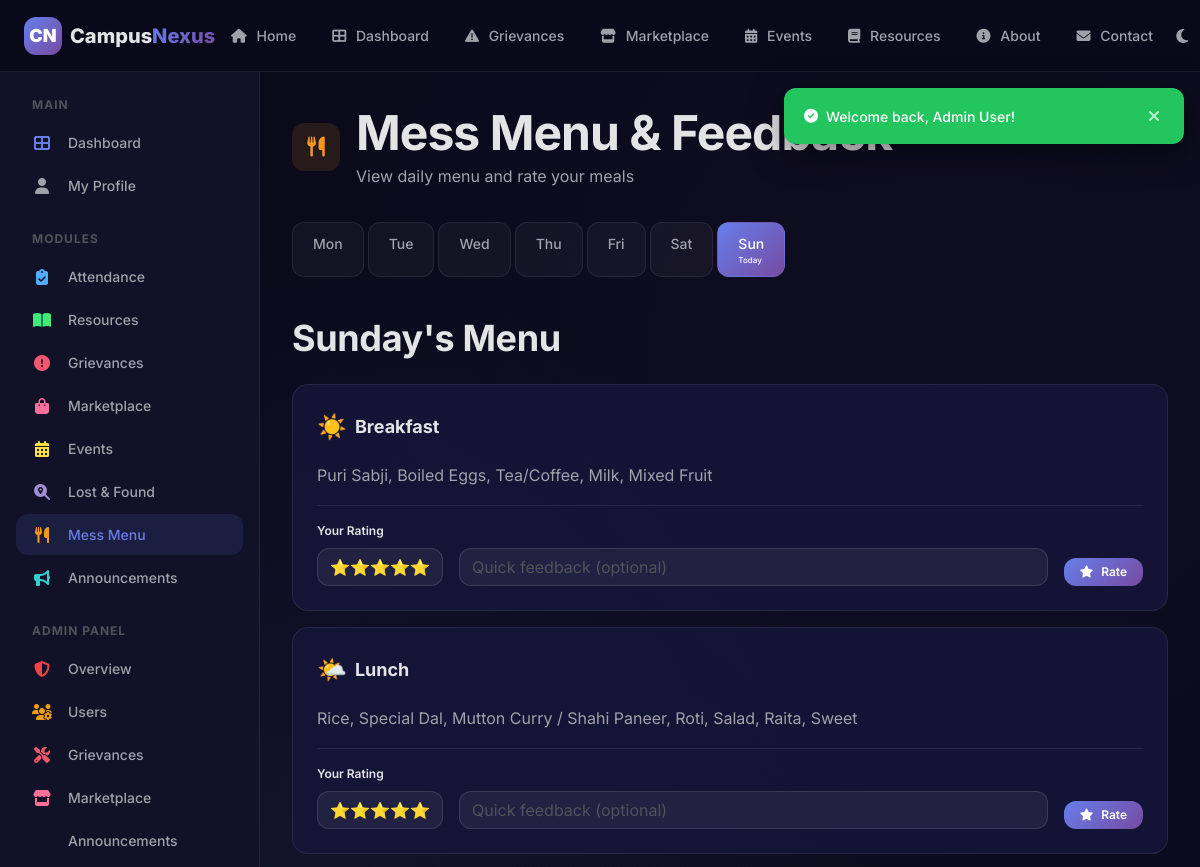
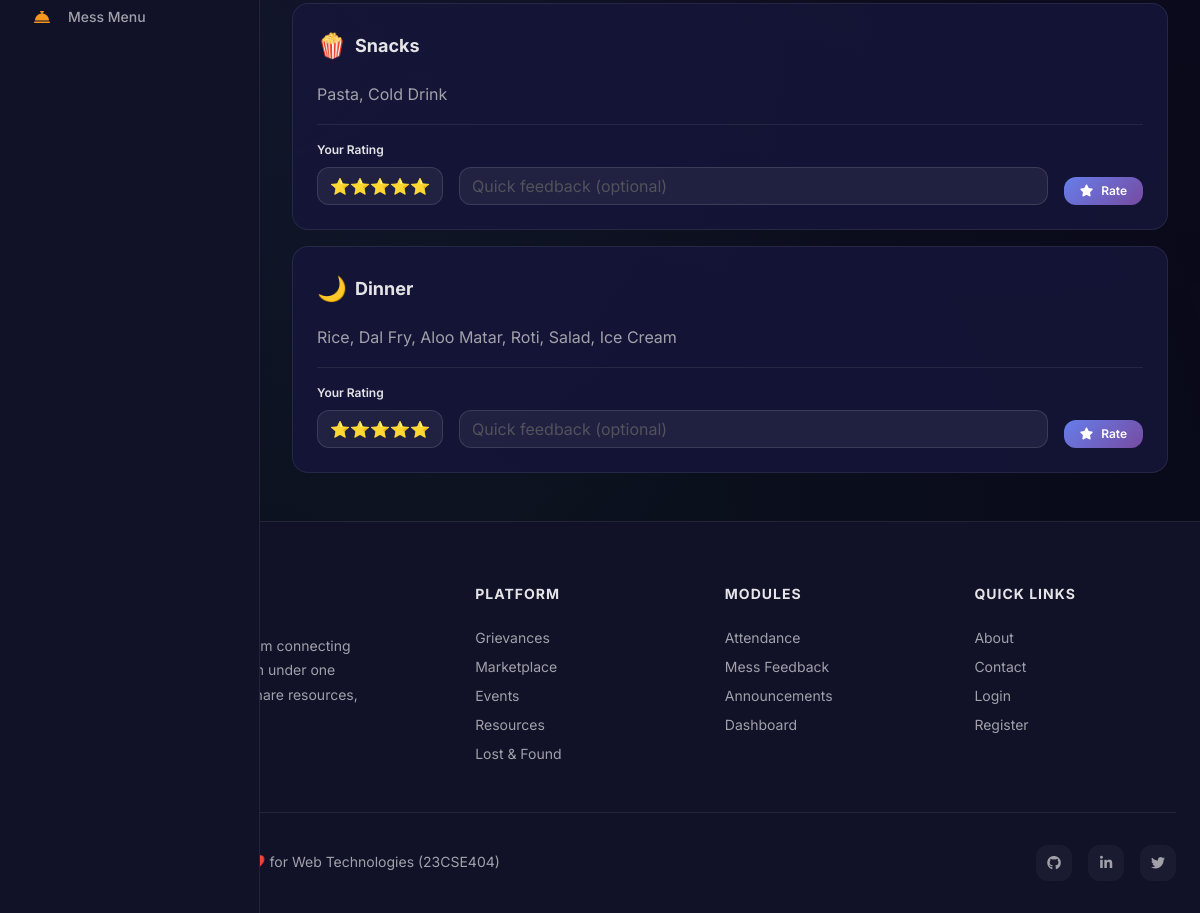
Page /modules/mess.php (signed in) on the committed database (2 pictures, top to bottom).
### tables this page shows
CREATE TABLE mess_menu (
    id INT AUTO_INCREMENT PRIMARY KEY,
    day ENUM('monday', 'tuesday', 'wednesday', 'thursday', 'friday', 'saturday', 'sunday') NOT NULL,
    meal ENUM('breakfast', 'lunch', 'snacks', 'dinner') NOT NULL,
    items TEXT NOT NULL,
    admin_id INT DEFAULT NULL,
    updated_at DATETIME NOT NULL DEFAULT CURRENT_TIMESTAMP ON UPDATE CURRENT_TIMESTAMP,
    FOREIGN KEY (admin_id) REFERENCES users(id) ON DELETE SET NULL,
    UNIQUE KEY unique_menu (day, meal)
);

### modules/mess.php (the view, shortened to what this page needs)
<?php
require_once __DIR__ . '/../includes/header.php';
$db = getDB();
$days = ['monday','tuesday','wednesday','thursday','friday','saturday','sunday'];
$dayNames = ['Monday','Tuesday','Wednesday','Thursday','Friday','Saturday','Sunday'];
$currentDay = strtolower(date('l'));
$selectedDay = $_GET['day'] ?? $currentDay;
$mealIcons = ['breakfast'=>'☀️','lunch'=>'🌤️','snacks'=>'🍿','dinner'=>'🌙'];
$menu = $db->prepare("SELECT * FROM mess_menu WHERE day = ? ORDER BY FIELD(meal,'breakfast','lunch','snacks','dinner')");
$menu->execute([$selectedDay]);
$menu = $menu->fetchAll();
$myRatings = [];
?>
<?php require_once __DIR__ . '/../includes/sidebar.php'; ?>
<div class="page-content with-sidebar">
    <div class="module-page-header">
        <div class="module-icon" style="background:rgba(247,151,30,0.12);color:var(--clr-mess);"><i class="fas fa-utensils"></i></div>
        <div><h1>Mess Menu & Feedback</h1><p>View daily menu and rate your meals</p></div>
    </div>
    <div class="mess-day-tabs">
        <?php foreach ($days as $i => $d): ?>
        <a href="mess.php?day=<?= $d ?>" class="mess-day-tab <?= $selectedDay === $d ? 'active' : '' ?>" style="text-decoration:none;">
            <?= substr($dayNames[$i], 0, 3) ?>
            <?php if ($d === $currentDay): ?><span style="font-size:8px;display:block;">Today</span><?php endif; ?>
        </a>
        <?php endforeach; ?>
    </div>
    <h2 style="margin-bottom:var(--space-lg);"><?= ucfirst($selectedDay) ?>'s Menu</h2>
    <?php if (empty($menu)): ?>
    <div class="empty-state"><i class="fas fa-utensils"></i><h3>No menu available</h3><p><?= isAdmin() ? 'Add menu items from the admin panel.' : 'Menu not yet updated for this day.' ?></p></div>
    <?php else: ?>
    <?php foreach ($menu as $m): ?>
    <div class="meal-card">
        <div class="meal-card-header">
            <div class="meal-type">
                <span style="font-size:24px;"><?= $mealIcons[$m['meal']] ?? '🍽️' ?></span>
                <span><?= ucfirst($m['meal']) ?></span>
            </div>
        </div>
        <div class="meal-items"><?= htmlspecialchars($m['items']) ?></div>
        <?php if ($selectedDay === $currentDay): ?>
        <div style="margin-top:var(--space-md);padding-top:var(--space-md);border-top:1px solid var(--border-glass);">
            <form method="POST" style="display:flex;gap:var(--space-md);align-items:flex-end;flex-wrap:wrap;">
                <div style="flex:0 0 auto;">
                    <label class="form-label" style="font-size:var(--text-xs);">Your Rating</label>
                    <select name="rating" class="form-control" style="width:auto;padding:8px 12px;">
                        <?php for ($i = 5; $i >= 1; $i--): ?>
                        <option value="<?= $i ?>" <?= ($myRatings[$m['meal']] ?? 0) == $i ? 'selected' : '' ?>><?= str_repeat('⭐', $i) ?></option>
                        <?php endfor; ?>
                    </select>
                </div>
                <div style="flex:1;min-width:200px;">
                    <input type="text" name="feedback" class="form-control" placeholder="Quick feedback (optional)" style="padding:8px 12px;">
                </div>
                <button type="submit" class="btn btn-primary btn-sm"><i class="fas fa-star"></i> Rate</button>
            </form>
        </div>
        <?php endif; ?>
    </div>
    <?php endforeach; ?>
    <?php endif; ?>
</div>
<?php require_once __DIR__ . '/../includes/footer.php'; ?>

### css/style.css (style rules this page uses)
:root { --primary: #667EEA; --primary-dark: #5A67D8; --primary-light: #7C8CF0; --primary-start: #667EEA; --primary-end: #764BA2; --clr-attendance: #4FACFE; --clr-resources: #43E97B; --clr-grievances: #F5576C; --clr-marketplace: #FA709A; --clr-events: #FEE140; --clr-lost-found: #A18CD1; --clr-mess: #F7971E; --clr-announcements: #30CFD0; --bg-primary: #0A0A1A; --bg-secondary: #111128; --bg-tertiary: #16163a; --bg-card: rgba(22, 22, 58, 0.85); --bg-card-solid: #16163a; --bg-glass: rgba(255, 255, 255, 0.04); --bg-glass-hover: rgba(255, 255, 255, 0.08); --bg-input: rgba(255, 255, 255, 0.06); --bg-input-focus: rgba(255, 255, 255, 0.1); --border-glass: rgba(255, 255, 255, 0.08); --border-glass-hover: rgba(255, 255, 255, 0.15); --border-input: rgba(255, 255, 255, 0.12); --border-input-focus: var(--primary); --text-primary: #E4E4E7; --text-secondary: #A1A1AA; --text-muted: #52525B; --text-inverse: #0A0A1A; --success: #22C55E; --success-bg: rgba(34, 197, 94, 0.12); --warning: #F59E0B; --warning-bg: rgba(245, 158, 11, 0.12); --danger: #EF4444; --danger-bg: rgba(239, 68, 68, 0.12); --info: #3B82F6; --info-bg: rgba(59, 130, 246, 0.12); --space-2xs: 2px; --space-xs: 4px; --space-sm: 8px; --space-md: 16px; --space-lg: 24px; --space-xl: 32px; --space-2xl: 48px; --space-3xl: 64px; --space-4xl: 96px; --radius-xs: 4px; --radius-sm: 8px; --radius-md: 12px; --radius-lg: 16px; --radius-xl: 24px; --radius-full: 9999px; --shadow-sm: 0 2px 8px rgba(0, 0, 0, 0.3); --shadow-md: 0 4px 16px rgba(0, 0, 0, 0.4); --shadow-lg: 0 8px 32px rgba(0, 0, 0, 0.5); --shadow-xl: 0 16px 48px rgba(0, 0, 0, 0.6); --shadow-glow: 0 0 20px rgba(102, 126, 234, 0.3); --shadow-glow-lg: 0 0 40px rgba(102, 126, 234, 0.4); --font-sans: 'Inter', -apple-system, BlinkMacSystemFont, 'Segoe UI', Roboto, sans-serif; --font-mono: 'JetBrains Mono', 'Fira Code', monospace; --text-xs: 0.75rem; --text-sm: 0.875rem; --text-base: 1rem; --text-lg: 1.125rem; --text-xl: 1.25rem; --text-2xl: 1.5rem; --text-3xl: 1.875rem; --text-4xl: 2.25rem; --text-5xl: 3rem; --text-6xl: 3.75rem; --leading-tight: 1.2; --leading-normal: 1.5; --leading-relaxed: 1.75; --transition-fast: 0.15s ease; --transition-base: 0.3s ease; --transition-slow: 0.5s ease; --transition-spring: 0.4s cubic-bezier(0.175, 0.885, 0.32, 1.275); --z-dropdown: 100; --z-sticky: 200; --z-fixed: 300; --z-overlay: 400; --z-modal: 500; --z-toast: 600; --navbar-height: 72px; --sidebar-width: 260px; --container-max: 1280px; --container-sm: 640px; --container-md: 768px; --container-lg: 1024px; }
*, *::before, *::after { margin: 0; padding: 0; box-sizing: border-box; }
html { scroll-behavior: smooth; font-size: 16px; -webkit-text-size-adjust: 100%; }
body { font-family: var(--font-sans); font-size: var(--text-base); line-height: var(--leading-normal); color: var(--text-primary); background-color: var(--bg-primary); min-height: 100vh; -webkit-font-smoothing: antialiased; -moz-osx-font-smoothing: grayscale; overflow-x: hidden; }
body::before { content: ''; position: fixed; top: 0; left: 0; width: 100%; height: 100%; background: radial-gradient(circle at 20% 50%, rgba(102, 126, 234, 0.08) 0%, transparent 50%), radial-gradient(circle at 80% 20%, rgba(118, 75, 162, 0.06) 0%, transparent 50%), radial-gradient(circle at 40% 80%, rgba(67, 233, 123, 0.04) 0%, transparent 50%); pointer-events: none; z-index: -1; }
a { color: var(--primary); text-decoration: none; transition: color var(--transition-fast); }
button { cursor: pointer; font-family: inherit; font-size: inherit; border: none; outline: none; background: none; color: inherit; }
input, textarea, select { font-family: inherit; font-size: inherit; color: inherit; outline: none; }
h1, h2, h3, h4, h5, h6 { font-weight: 700; line-height: var(--leading-tight); color: var(--text-primary); }
h1 { font-size: var(--text-5xl); letter-spacing: -0.02em; }
h2 { font-size: var(--text-4xl); letter-spacing: -0.01em; }
p { color: var(--text-secondary); line-height: var(--leading-relaxed); }

### css/layout.css (style rules this page uses)
.page-content { flex: 1; padding: var(--space-xl); min-width: 0; padding-top: calc(var(--navbar-height) + var(--space-xl)); }
.page-content.with-sidebar { margin-left: var(--sidebar-width); }

### rows in the picture
mess_menu: meal "☀️", meal "Breakfast", items "Puri Sabji, Boiled Eggs, Tea/Coffee, Milk, Mixed Fruit"
mess_menu: meal "🌤️", meal "Lunch", items "Rice, Special Dal, Mutton Curry / Shahi Paneer, Roti, Salad, Raita, Sweet"
mess_menu: meal "🍿", meal "Snacks", items "Pasta, Cold Drink"
mess_menu: meal "🌙", meal "Dinner", items "Rice, Dal Fry, Aloo Matar, Roti, Salad, Ice Cream"

### other values in the picture
$message "Welcome back, Admin User!"
substr($dayNames[$i], 0, 3) "Mon"
substr($dayNames[$i], 0, 3) "Tue"
substr($dayNames[$i], 0, 3) "Wed"
substr($dayNames[$i], 0, 3) "Thu"
substr($dayNames[$i], 0, 3) "Fri"
substr($dayNames[$i], 0, 3) "Sat"
substr($dayNames[$i], 0, 3) "Sun"
$selectedDay "Sunday"
form field rating "⭐⭐⭐⭐⭐"
